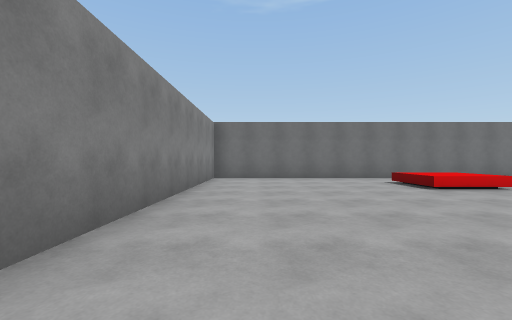
[1] (above)

14 first-person views from a walk through a scene from a Unity 3-D project. The camera is 1.2 m above the floor, looks level and sees 90° across. The floor is counted in squares, 2 m on a side. Each view is taken from the middle of a square. On the plan, view 1 faces up. The plan holds only what a view shows up to about 9 squares ahead; the rest is blank. The place goes on beyond the plan. The player is left out. Surface patterns are stand-ins for the level's own textures.

[2]
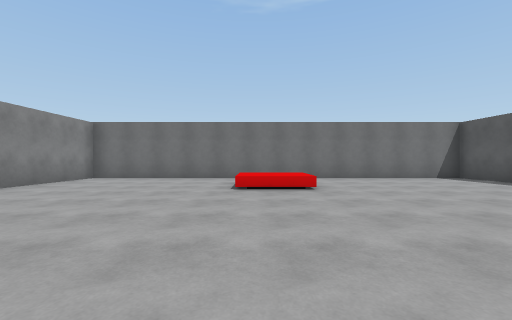

[3]
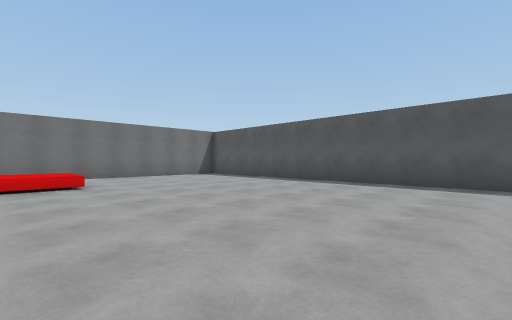

[4]
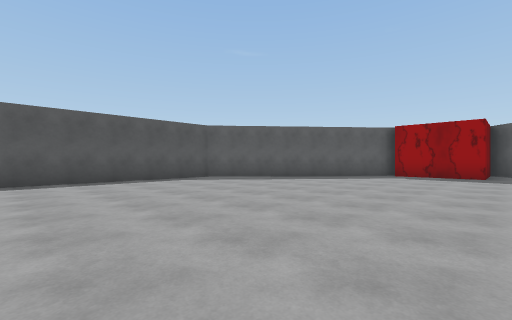

[5]
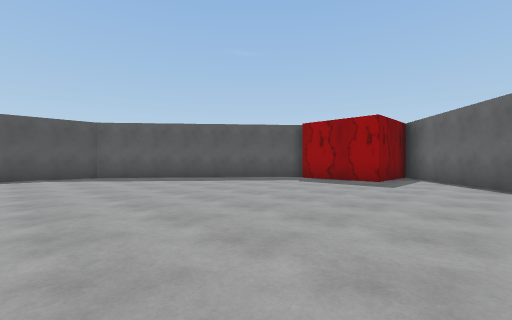

[6]
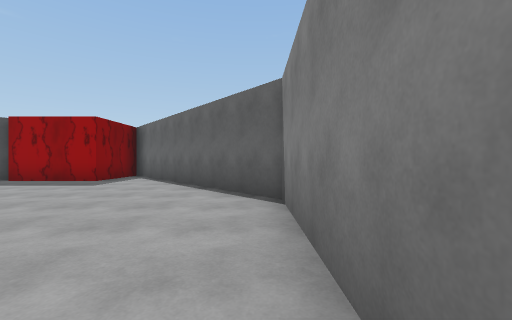

[7]
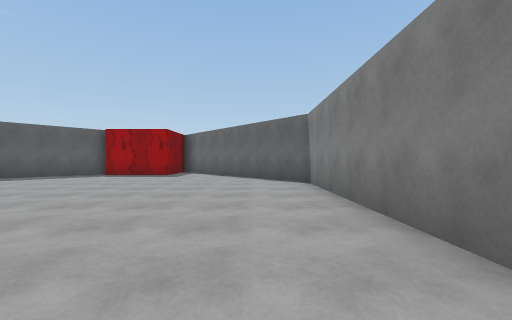

[8]
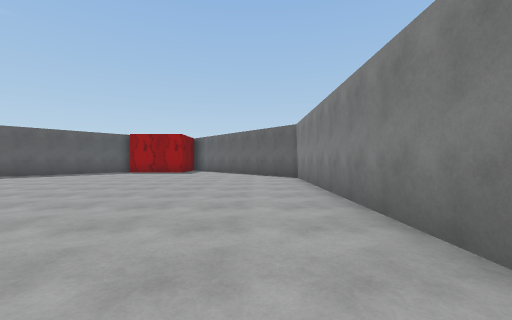

[9]
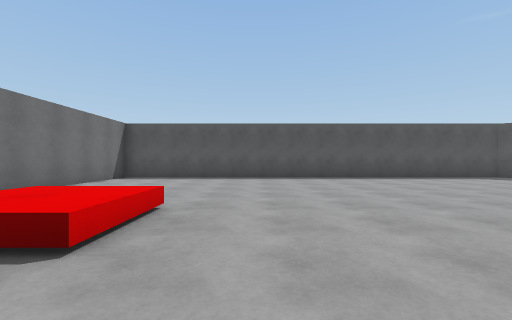

[10]
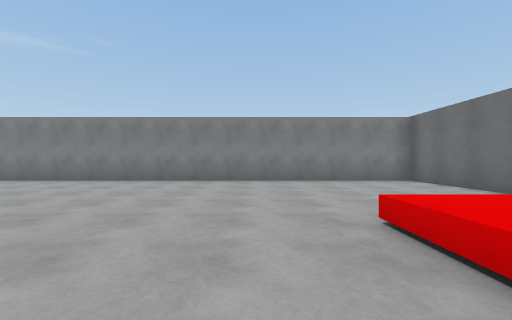

[11]
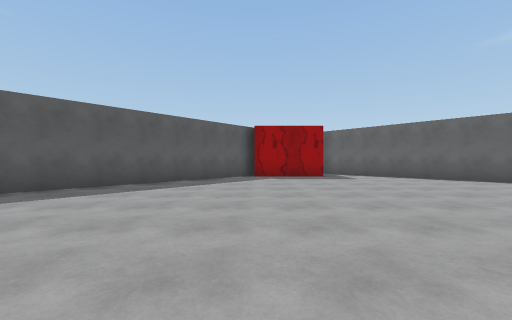

[12]
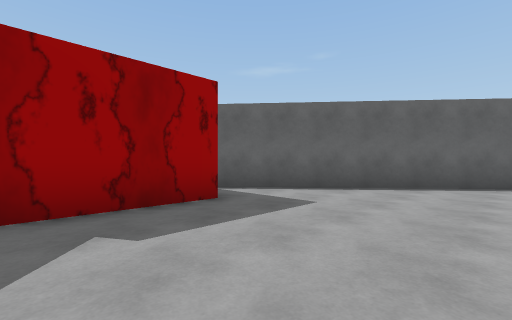

[13]
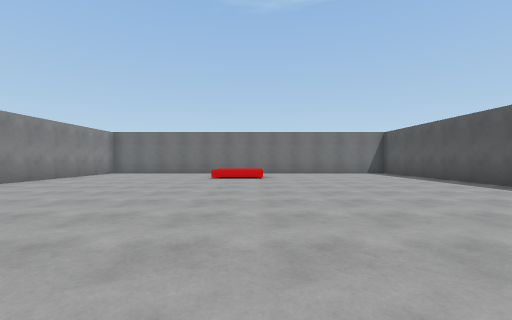

[14]
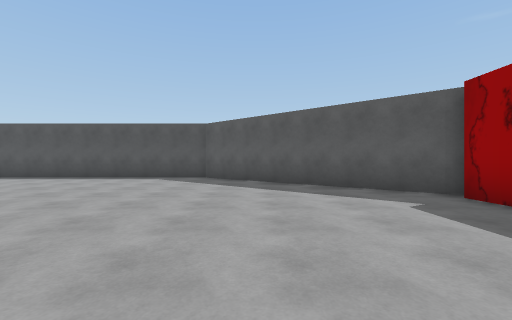

### Floor plan
Points are (right, up) in squares from view 1. A wall is a line through its corners. A room is listed if a view was taken in it or the views show most of it. See-through windows are left out.
Room 1 (views 1, 2, 3, 4, 5, 6, 7, 8, 9, 10, 11, 12, 13, 14)
walls: (6.3, -9.6) (10.7, -4.3) (10.7, 8.5) (-1.4, 8.5) (-1.4, -5.9) (3.3, -11.5); (3.6, -11.5) (3.6, -9.3) (6.1, -9.3)

Positions as (right, up) in squares from view 1, and headings:
1: (0, 0), facing up
2: (4, 0), facing up
3: (4, -1), facing up-right
4: (3, 1), facing down-right
5: (1, -2), facing down-right
6: (-1, -2), facing down
7: (0, 1), facing down
8: (0, 3), facing down
9: (2, 4), facing right
10: (6, 4), facing left
11: (6, 0), facing down
12: (6, -6), facing down-left
13: (5, -3), facing up
14: (2, -6), facing right
